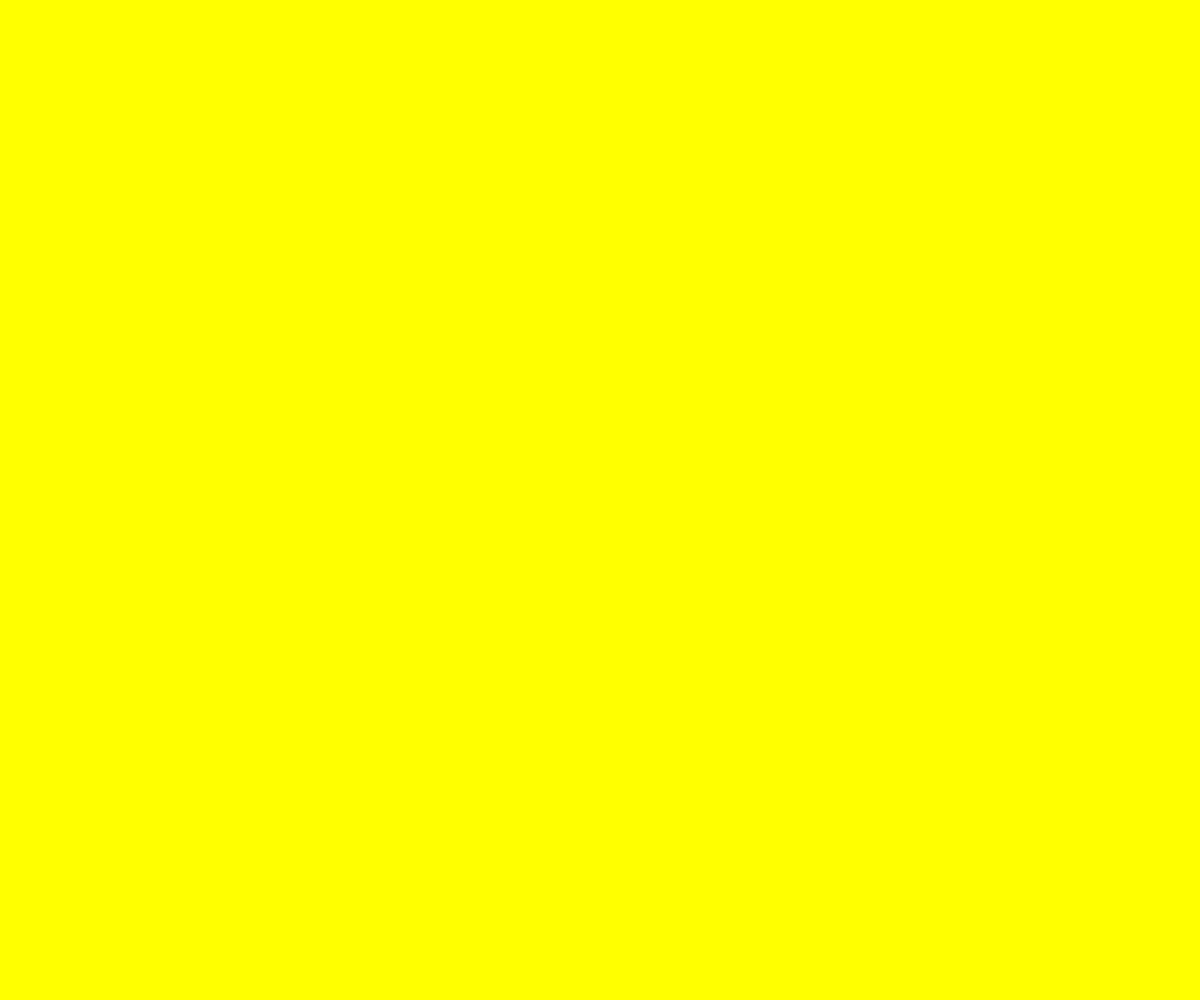
Frame 1 (no input)
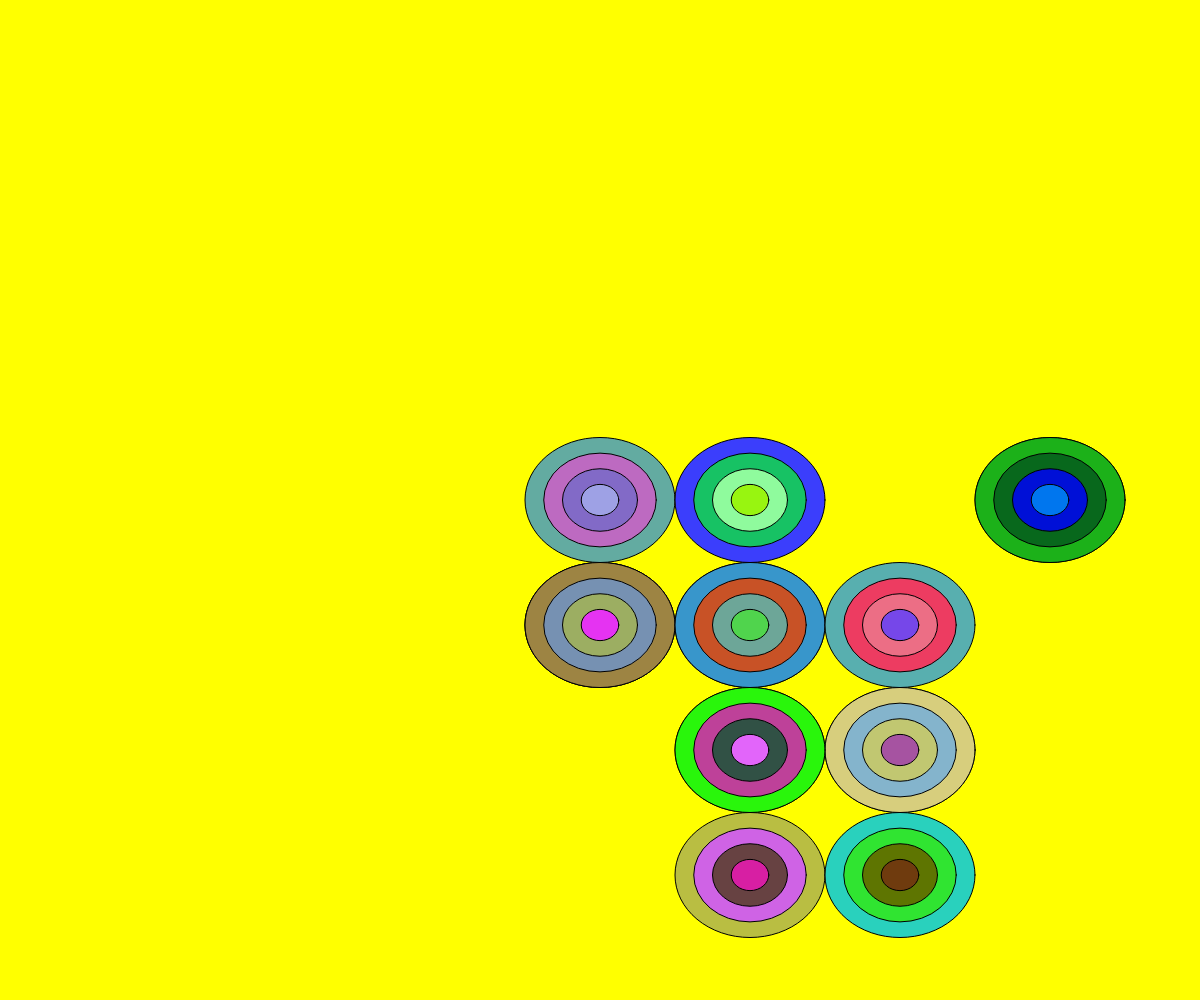
Frame 60 (no input)
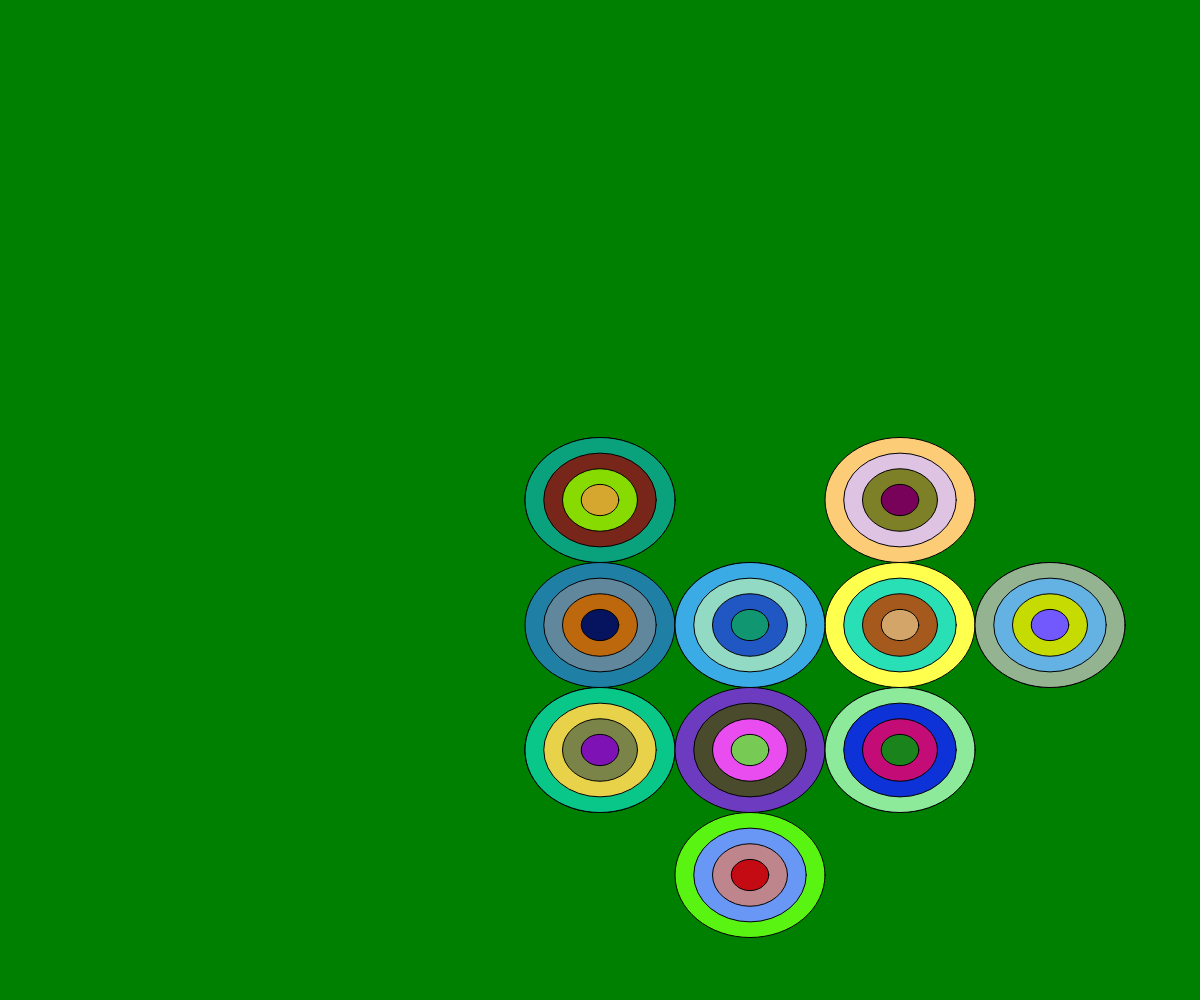
Frame 120 (the mouse pressed at the canvas centre since frame 60)

The p5.js sketch that drew these frames (run headless with seeded random() and noise() and a simulated clock; from frame 60 on, the mouse is pressed at the canvas centre):

// p5.js sketch
// ── sketch.js
let nw,nh,mx,my;
function setup() {
  createCanvas(windowWidth, windowHeight);
  nw = Math.round(width / 8);
  nh = Math.round(height / 8);
  mx = width / 2;
  my = height / 2;
  new_backg();
}
function draw() {
  let w = nw;
  let h = nh;
  let mwidth = width - 2 * w;
  let mheight = height - 2 * h;
  let x = Math.round(random(mwidth / w)) * w;
  let y = Math.round(random(mheight / h)) * h;
  draw_bullseye(w + x, h + y, w, h);
}
function draw_bullseye(x, y, w, h) {
  if (x < mx) return;
  if (y < my) return;
  fill(random(255), random(255), random(255));
  ellipse(x, y, w, h);
  fill(random(255), random(255), random(255));
  ellipse(x, y, w * 0.75, h * 0.75);
  fill(random(255), random(255), random(255));
  ellipse(x, y, w * 0.5, h * 0.5);
  fill(random(255), random(255), random(255));
  ellipse(x, y, w * 0.25, h * 0.25);
}
function new_backg() {
// Integer RGBA notation.
  let r = random();
  if (r < 0.3) background('red');
  if (r > 0.3 && r < 0.6) background('green');
  if (r  > 0.6) background('yellow');
  // background(random(255), random(255), random(255));
}
function mousePressed() {
  new_backg();
}
function windowResized() {
  resizeCanvas(windowWidth, windowHeight);
  new_backg();
}

// https://p5js.org/reference/p5/background/
// https://p5js.org/reference/p5/fill/
// Six-digit hex RGB notation.
//  fill('#A251FA');
// Integer RGB notation.
//  fill('rgb(0, 255, 0)');
// Integer RGBA notation.
//  fill('rgba(0, 255, 0, 0.25)');
// Percentage RGB notation.
//   fill('rgb(100%, 0%, 10%)');
// Percentage RGBA notation.
//   fill('rgba(100%, 0%, 100%, 0.5)');
//
